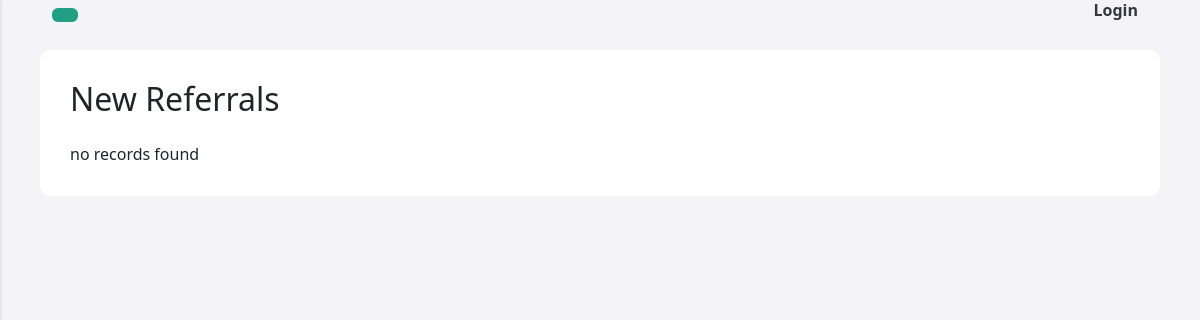
Page /new_referrals.php (signed in) on the earlier database version.
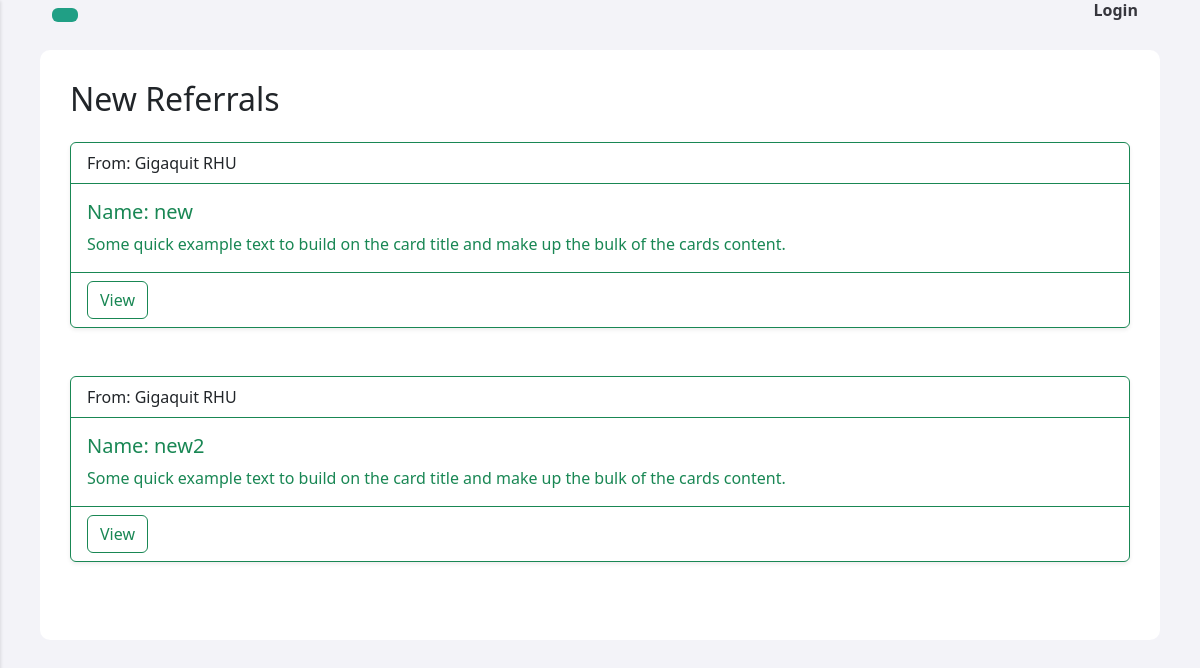
Same page on the later database version.
### tables this page shows
CREATE TABLE `referral_forms` (
  `id` int(11) NOT NULL,
  `Name` varchar(255) DEFAULT NULL
);

CREATE TABLE `facilities` (
  `fclt_id` int(11) NOT NULL,
  `fclt_name` varchar(255) NOT NULL,
  `fclt_password` varchar(255) NOT NULL,
  `fclt_ref_id` varchar(255) NOT NULL,
  `fclt_type` varchar(255) NOT NULL,
  `fclt_address` varchar(255) NOT NULL,
  `img_url` text NOT NULL
);

### includes/referral_functions.inc.php (called while the page is built, shortened)
<?php
include 'dbh.inc.php';
function ProvHosPendingReferrals() {
    global $conn, $fclt_id;
    $sql = "SELECT referral_forms.*, referral_records.*, facilities.*
        FROM referral_forms
        LEFT JOIN referral_records ON referral_forms.id = referral_records.rfrrl_id
        LEFT JOIN facilities ON facilities.fclt_id = referral_records.fclt_id
        WHERE referral_records.referred_hospital = ? AND referral_records.status = 'Pending'";
        $stmt = mysqli_prepare($conn, $sql);
        mysqli_stmt_bind_param($stmt, "s", $fclt_id);
        mysqli_stmt_execute($stmt);
        $result = mysqli_stmt_get_result($stmt);
    if ($result) {
        $referrals = mysqli_fetch_all($result, MYSQLI_ASSOC);
        return $referrals;
    } else {
        echo "Error executing query: " . mysqli_error($conn);
    }
    return array();
}
function HospitalPendingReferrals() {
    global $conn, $fclt_id;
    $sql = "SELECT referral_forms.*, referral_records.*, f1.*, f2.*
    FROM referral_forms
    INNER JOIN referral_records ON referral_forms.id = referral_records.rfrrl_id
    INNER JOIN facilities AS f1 ON f1.fclt_id = referral_records.referred_hospital
    INNER JOIN facilities AS f2 ON f2.fclt_id = referral_records.fclt_id
    WHERE (referral_records.referred_hospital = $fclt_id AND referral_records.status = 'Pending')
      OR referral_records.status = 'Declined'";
    $stmt = mysqli_prepare($conn, $sql);
    if ($stmt === false) {
        echo "Error preparing the statement: " . mysqli_error($conn);
    } else {
        mysqli_stmt_execute($stmt);
        $result = mysqli_stmt_get_result($stmt);
        if ($result) {
            $referrals = mysqli_fetch_all($result, MYSQLI_ASSOC);
            return $referrals;
        } else {
            echo "Error executing query: " . mysqli_error($conn);
        }
    }
    return array();
}

### new_referrals.php (the view, shortened to what this page needs)
<?php
include_once 'header.php';
include_once 'includes/referral_functions.inc.php';
$ProvHos = ProvHosPendingReferrals();
$Hospital = HospitalPendingReferrals();
?>
<div class="feed">
<div class="head" id="reload">
<h2 class="left-heading mb-4">New Referrals</h2>
</div>
<div id="yourDivId" class="yourDivClass">
<?php
$count = 0;
if ($_SESSION["facility"] == 'Hospital') {
    $dataArray = $Hospital;
} elseif ($_SESSION["facility"] == 'Provincial Hospital') {
    $dataArray = $ProvHos;
} else {
    $dataArray = array();
}
foreach ($dataArray as $data) {
    $rffrl_id = $data['rfrrl_id'];
    $fclt_name = $data['fclt_name'];
    $Name = $data['Name'];
    echo '<div class="card border-success mb-3 shadow-sm mb-5 bg-white rounded">
        <div class="card-header bg-transparent border-success">From: ' . $fclt_name . ' </div>
        <div class="card-body text-success">
            <h5 class="card-title">Name: ' . $Name . '</h5>
            <p class="card-text">Some quick example text to build on the card title and make up the bulk of the cards content.</p>
        </div>
        <div class="card-footer bg-transparent border-success">
            <button type="button" value="' . $rffrl_id . '" class="viewRecord btn btn-outline-success">View</button>
        </div>
    </div>';
    $count++;
}
if ($count == 0) {
    echo "no records found";
}
?>
</div>
<?php
include_once 'footer.php'
?>

Differences in the rows shown:
added referral_forms: facilities.fclt_name "Gigaquit RHU", Name "new"
added referral_forms: facilities.fclt_name "Gigaquit RHU", Name "new2"
Other differences:
text no longer shown: "no records found"
